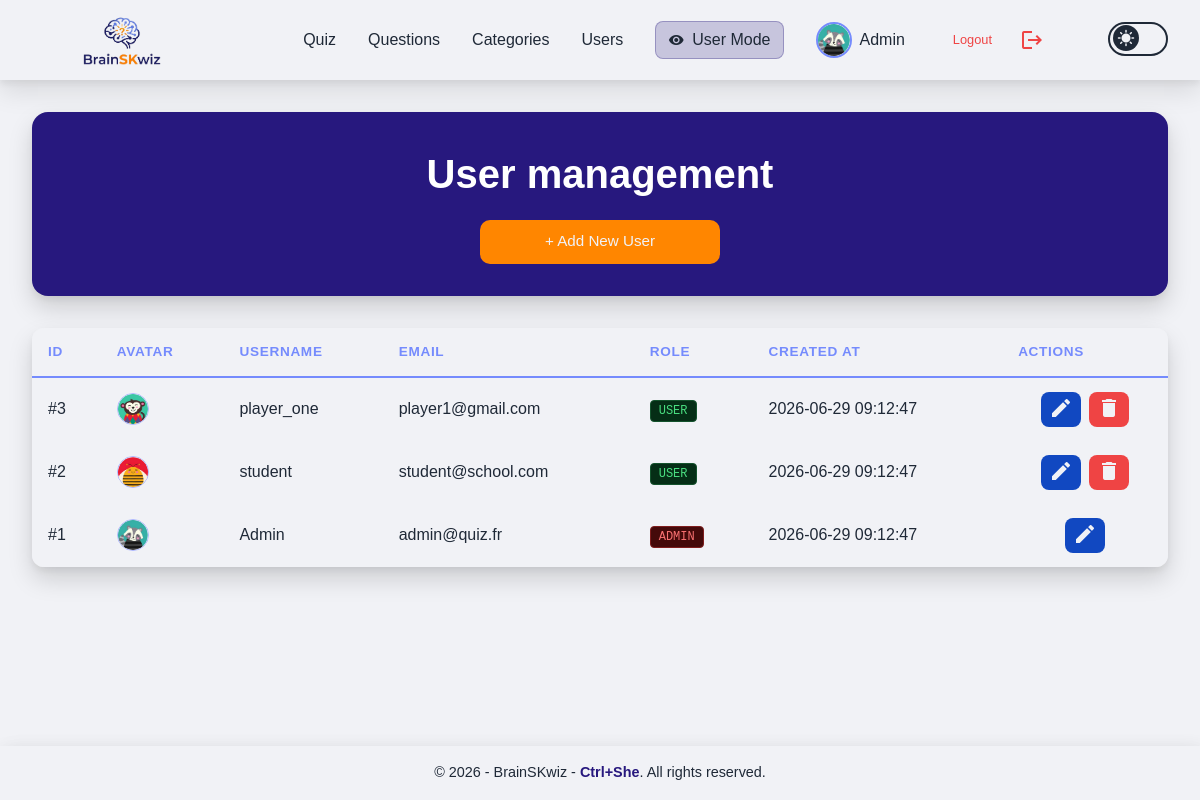
/admin_users.php (signed in), run on the app's committed database.
### tables this page shows
CREATE TABLE IF NOT EXISTS users (
    id INT AUTO_INCREMENT PRIMARY KEY,
    username VARCHAR(100) NOT NULL UNIQUE,
    email VARCHAR(255) NOT NULL UNIQUE,
    password VARCHAR(255) NOT NULL,
    role ENUM('admin', 'user') DEFAULT 'user',
    avatar VARCHAR(100) NOT NULL DEFAULT 'bee.png',
    created_at TIMESTAMP DEFAULT CURRENT_TIMESTAMP
);

### src/admin_users.php (the view, shortened to what this page needs)
<?php
require_once __DIR__ . '/config/db.php';
$query = "SELECT id, username, email, role, avatar, created_at FROM users ORDER BY id DESC";
$users = $pdo->query($query)->fetchAll();
require_once __DIR__ . '/components/header.php';
?>
        <div class="titleBoxAdmin">
            <div>
                <h1 class="bigTitle">User management</h1>
                <div class="modal-btn">
                    <button id="open-modal-btn" class="btn">
                        + Add New User
                    </button>
                </div>
            </div>
        </div>
        <div class="table-wrapper">
            <table class="whitespace-normal">
                <thead class="tableTitle">
                    <tr>
                        <th>ID</th>
                        <th>Avatar</th>
                        <th>Username</th>
                        <th>Email</th>
                        <th>Role</th>
                        <th>Created At</th>
                        <th>Actions</th>
                    </tr>
                </thead>
                <tbody id="users-table-body">
                    <?php foreach($users as $u): ?>
                        <tr id="user-row-<?php echo $u['id']; ?>">
                            <td>#<?php echo $u['id']; ?></td>
                            <td>
                                <img src="/public/avatars/<?php echo htmlspecialchars($u['avatar'] ?? 'default.png', ENT_QUOTES, 'UTF-8'); ?>"
                                     class="w-8 h-8 rounded-full object-cover border border-lightBlue">
                            </td>
                            <td><?php echo htmlspecialchars($u['username'], ENT_QUOTES, 'UTF-8'); ?></td>
                            <td><?php echo htmlspecialchars($u['email'], ENT_QUOTES, 'UTF-8'); ?></td>
                            <td>
                                <span class="text-xs font-mono uppercase px-2 py-0.5 rounded <?php echo $u['role'] === 'admin' ? 'bg-red-950 text-red-400 border border-red-900' : 'bg-green-950 text-green-400 border border-green-900'; ?> border">
                                    <?php echo htmlspecialchars($u['role'], ENT_QUOTES, 'UTF-8'); ?>
                                </span>
                            </td>
                            <td><?php echo htmlspecialchars($u['created_at'], ENT_QUOTES, 'UTF-8') ?></td>
                            <td class="align-middle">
                                <div class="flex items-center gap-2 justify-start h-full">
                                    <button
                                        data-id="<?php echo $u['id']; ?>"
                                        data-username="<?php echo htmlspecialchars($u['username'], ENT_QUOTES, 'UTF-8'); ?>"
                                        data-email="<?php echo htmlspecialchars($u['email'], ENT_QUOTES, 'UTF-8'); ?>"
                                        data-role="<?php echo htmlspecialchars($u['role'], ENT_QUOTES, 'UTF-8'); ?>"
                                        data-avatar="<?php echo htmlspecialchars($u['avatar'] ?? '', ENT_QUOTES, 'UTF-8'); ?>"
                                        onclick="initEditModal(this)"
                                        title="Edit User"
                                        class="editBtn">
                                        <span class="material-icons">edit</span>
                                    </button>
                                    <?php if ($u['id'] != ($_SESSION['user_id'] ?? 0)): ?>
                                    <button
                                        onclick="confirmDeleteUser(<?php echo $u['id']; ?>)"
                                        title="Delete User"
                                        class="deleteBtn">
                                        <span class="material-icons">delete</span>
                                    </button>
                                    <?php endif; ?>
                                </div>
                            </td>
                        </tr>
                    <?php endforeach; ?>
                </tbody>
            </table>
        </div>
<?php require_once __DIR__ . '/components/footer.php'; ?>

### src/css/style.css (style rules this page uses)
:root { --color-primary: #758bfd; --color-primary-light: #aeb8fe; --color-primary-dark: #27187e; --color-primary-mid: #5e4dc0; --color-bg: #f1f2f6; --color-text: #1f2937; --color-white: #f1f2f6; --color-black: #1f2937; --color-success: #22c55e; --color-warning: #ff8600; --color-danger: #ef4444; --shadow-modal: 0 4px 6px rgba(0, 0, 0, 0.05), 0 12px 24px rgba(0, 0, 0, 0.15); --shadow-header: 0 4px 6px rgba(0, 0, 0, 0.05), 0 12px 24px rgba(0, 0, 0, 0.10); --shadow-footer: 6px 2px 20px rgba(0, 0, 0, 0.05), 0 12px 24px rgba(0, 0, 0, 0.15); }
html { height: 100%; }
html, body { height: 100%; }
body { background: var(--color-bg); color: var(--color-text); font-family: 'Clash Display', sans-serif; display: flex; flex-direction: column; min-height: 100vh; margin: 0; }
button { cursor: pointer; border-radius: 8px; padding: 6px 10px; font-size: 0.75rem; }
.btn { width: 100%; padding: 0.65rem 1rem; background-color: var(--color-primary); border-radius: 10px; color: var(--color-white); font-size: 0.95rem; outline: none; }
#open-modal-btn { background-color: var(--color-warning); max-width: 15rem; }
.editBtn { background: #1148c1; color: var(--color-white); }
.deleteBtn { background: var(--color-danger); color: var(--color-white); }
.titleBoxAdmin { display: flex; flex-direction: column; align-items: center; justify-content: center; gap: .5rem; padding: 2rem; margin-bottom: 2rem; border-radius: 16px; background: var(--color-primary-dark); box-shadow: var(--shadow-modal); text-align: center; }
.bigTitle { font-size: clamp(2rem, 4vw, 2.5rem); font-weight: 600; color: white; margin: 0; }
.table-wrapper { width: 100%; max-width: 100%; overflow-x: auto; -webkit-overflow-scrolling: touch; border-radius: 12px; background: var(--color-bg); box-shadow: var(--shadow-modal); }
table { width: 100%; border-collapse: collapse; font-family: inherit; min-width: 600px; }
thead.tableTitle { background: var(--color-bg); text-align: left; border-bottom: 2px solid var(--color-primary); }
thead.tableTitle th { padding: 14px 16px; font-size: 0.85rem; text-transform: uppercase; letter-spacing: 0.05em; color: var(--color-primary); }
tbody tr { background-color: var(--color-bg); }
td { padding: 14px 16px; vertical-align: middle; }
td span { display: inline-block; font-size: 0.75rem; padding: 4px 8px; border-radius: 6px; white-space: nowrap; }
td .flex { display: flex; justify-content: center; align-items: center; gap: 8px; }
.modal-btn { display: flex; align-items: center; gap: 1rem; margin-top: 1rem; justify-content: center; }
.modal-btn .btn { white-space: nowrap; }

### data on the page
users: id "3", avatar (picture), username "player_one", email "player1@gmail.com", role "USER", created_at "2026-06-29 09:12:47"
users: id "2", avatar (picture), username "student", email "student@school.com", role "USER", created_at "2026-06-29 09:12:47"
users: id "1", avatar (picture), username "Admin", email "admin@quiz.fr", role "ADMIN", created_at "2026-06-29 09:12:47"

### other printed values
$_SESSION['username'] "Admin"
